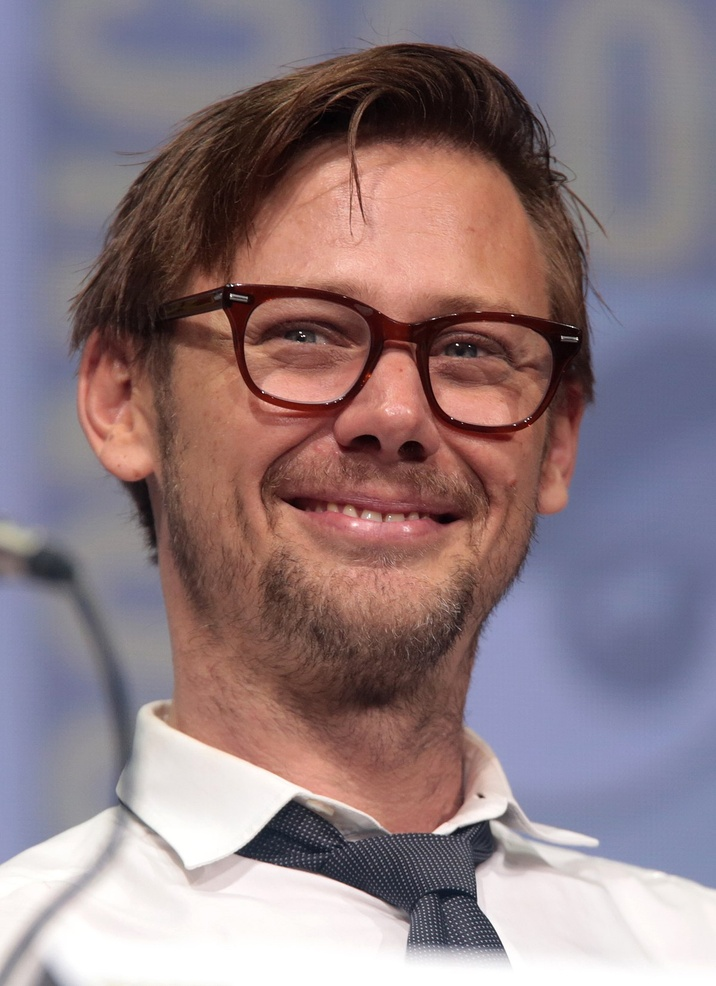
#> input picture data/person_image.jpg, 716 x 986 px, shrunk from 1200 x 1652 before the run
$ jupyter execute rotation.ipynb
#> lines starting #> are read from the running program, lines starting #| are printed output that depends on the picture
[cell 1]
import cv2
import numpy as np
from matplotlib import pyplot as plt

[cell 2]
def displayImage(image, title):
    plt.imshow(image)
    plt.title(title)
    plt.show()

[cell 3]
#load image from disk
image = cv2.imread("./data/person_image.jpg")
#> image is the input picture: shape (986, 716, 3); mean B, G, R 128.7, 123.8, 142.7
displayImage(image, "original")

[cell 4]
#get center of image
(height, width) = image.shape[:2]
#> height = 986; width = 716
(centerX, centerY) = (width / 2, height / 2)
#> centerX = 358; centerY = 493

# rotate our image by 30 degrees in counterclockwise direction, scale by 1.0
Modified = cv2.getRotationMatrix2D((centerX-50, centerY-60), 45, 1.0)
postRotation = cv2.warpAffine(image, Modified, (width, height))
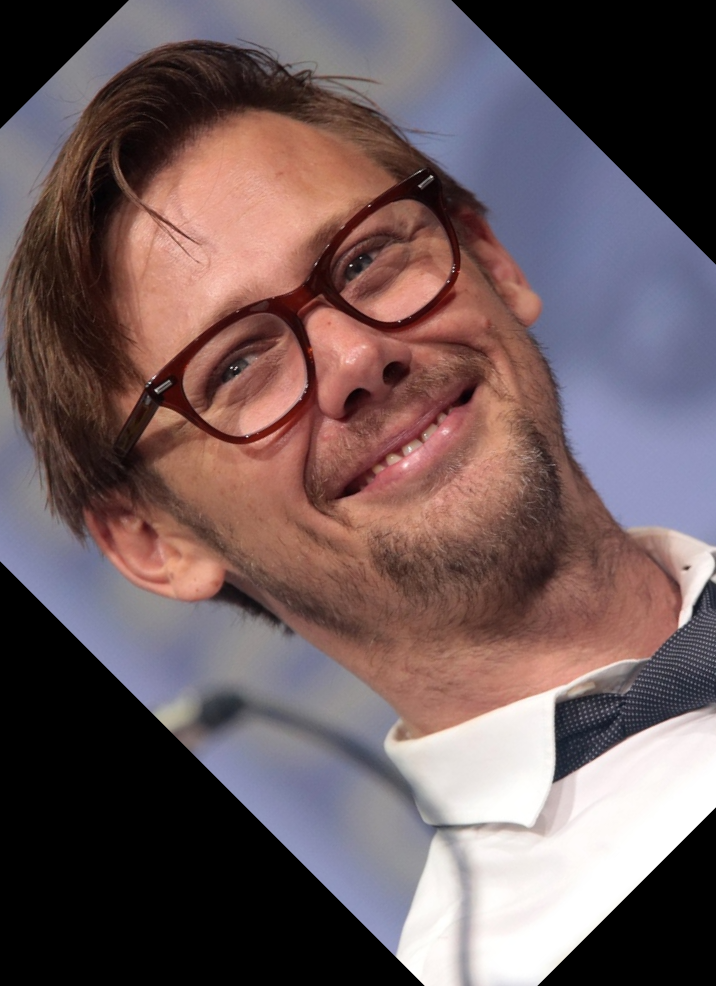
#> postRotation: shape (986, 716, 3); mean B, G, R 92.5, 91.1, 110.1
displayImage(postRotation, "Rotated by 30 Degrees")

[cell 5]
# rotate our image by 90 degrees in clockwise direction
Modified = cv2.getRotationMatrix2D((centerX, centerY), -90, 1.0)
postRotation = cv2.warpAffine(image, Modified, (width+250, height))
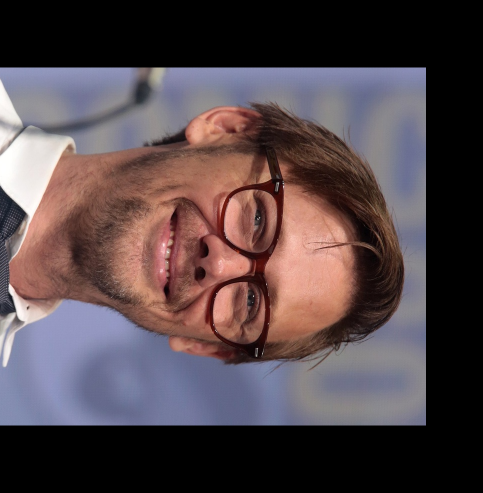
#> postRotation: shape (986, 966, 3) (shown at 1/2 size); mean B, G, R 73.8, 70.3, 84
displayImage(postRotation, "Rotated by -90 Degrees")

$ run again, with data/gg2.jpg copied over data/person_image.jpg
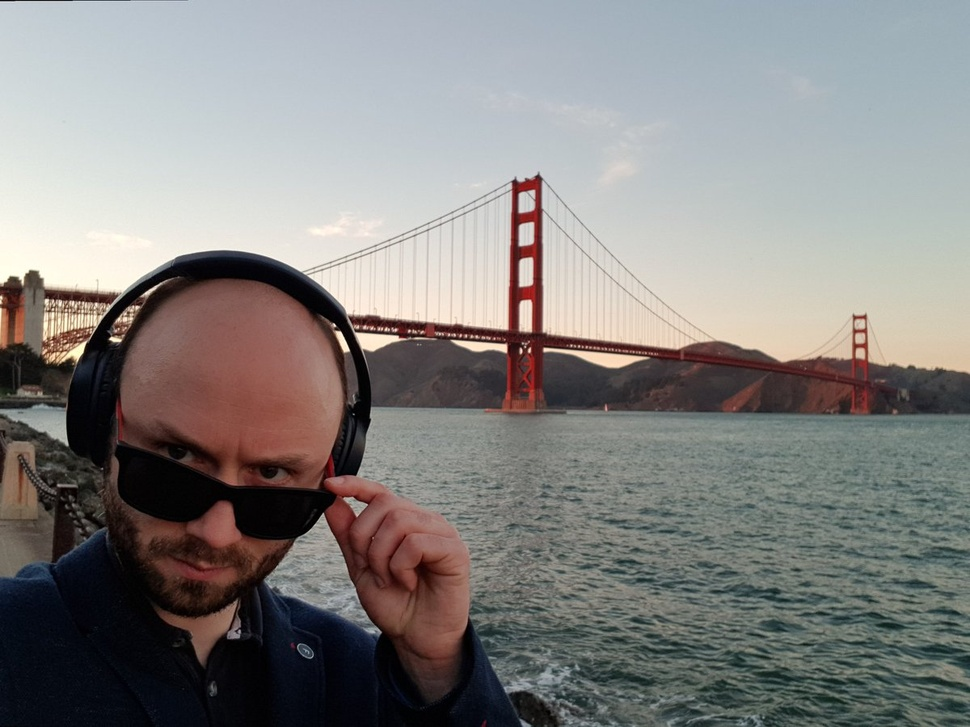
#> input picture data/gg2.jpg, 970 x 727 px, shrunk from 1200 x 900 before the run
#> image is the input picture: shape (727, 970, 3); mean B, G, R 129, 130.8, 132.8
#> `postRotation = cv2.warpAffine(image, Modified, (width, height))`:
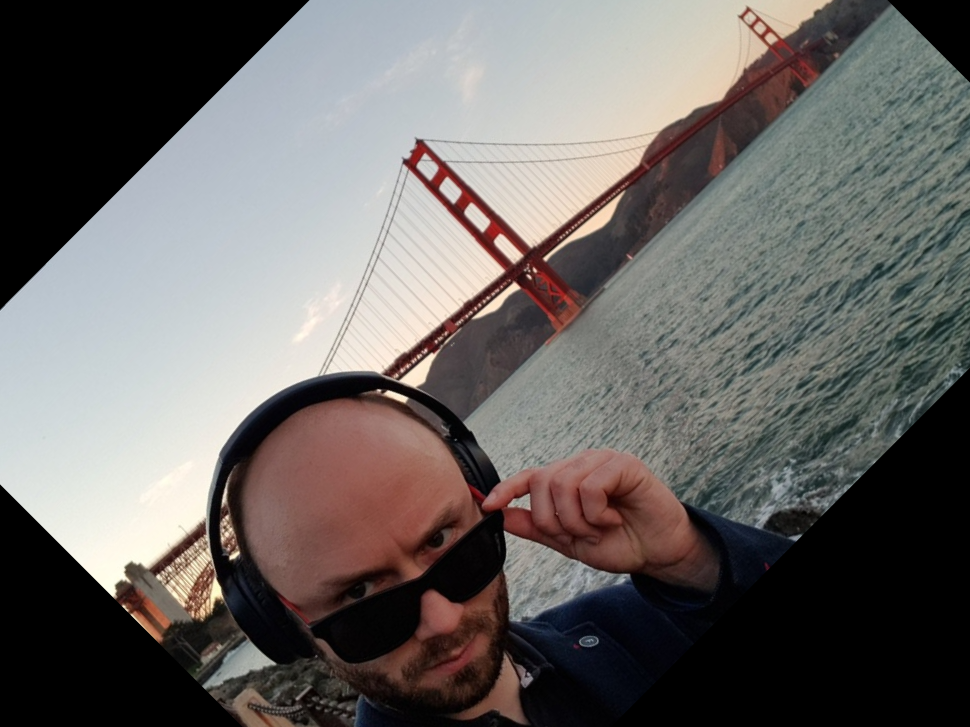
#> postRotation: shape (727, 970, 3); mean B, G, R 100.6, 102.9, 106.8
#> `postRotation = cv2.warpAffine(image, Modified, (width+250, height))`:
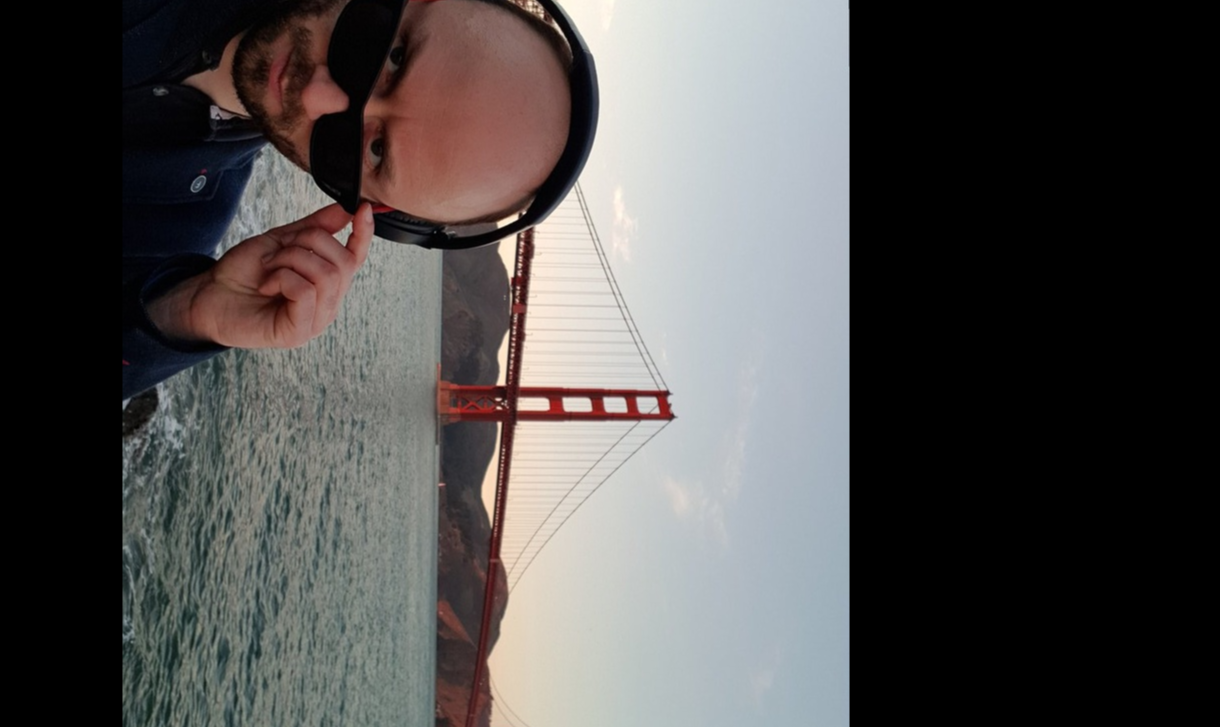
#> postRotation: shape (727, 1220, 3); mean B, G, R 77.2, 78.1, 80.4

$ run again, with data/nature_image.jpg copied over data/person_image.jpg
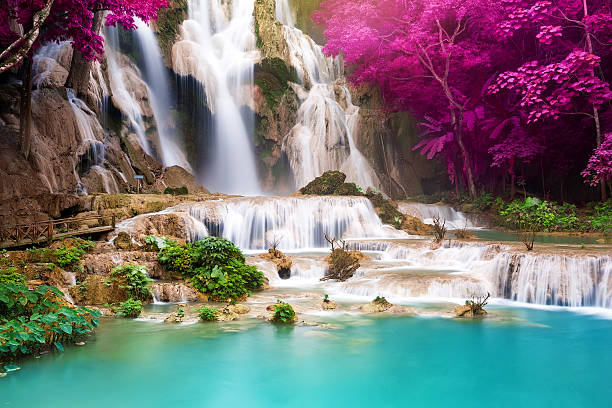
#> input picture data/nature_image.jpg, 612 x 408 px
#> image is the input picture: shape (408, 612, 3); mean B, G, R 119.6, 118.8, 120.3
#> `postRotation = cv2.warpAffine(image, Modified, (width, height))`:
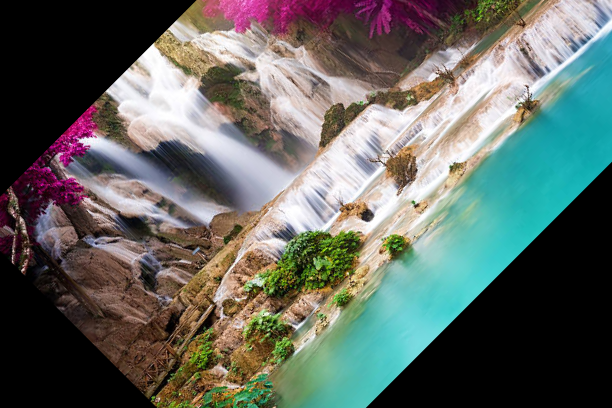
#> postRotation: shape (408, 612, 3); mean B, G, R 97.5, 103.6, 97.5
#> `postRotation = cv2.warpAffine(image, Modified, (width+250, height))`:
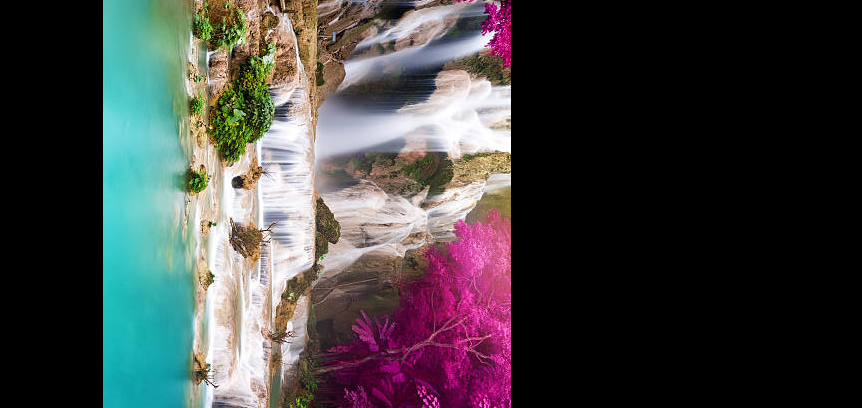
#> postRotation: shape (408, 862, 3); mean B, G, R 64.9, 64.9, 65.2

$ run again, with data/obama.jpg copied over data/person_image.jpg
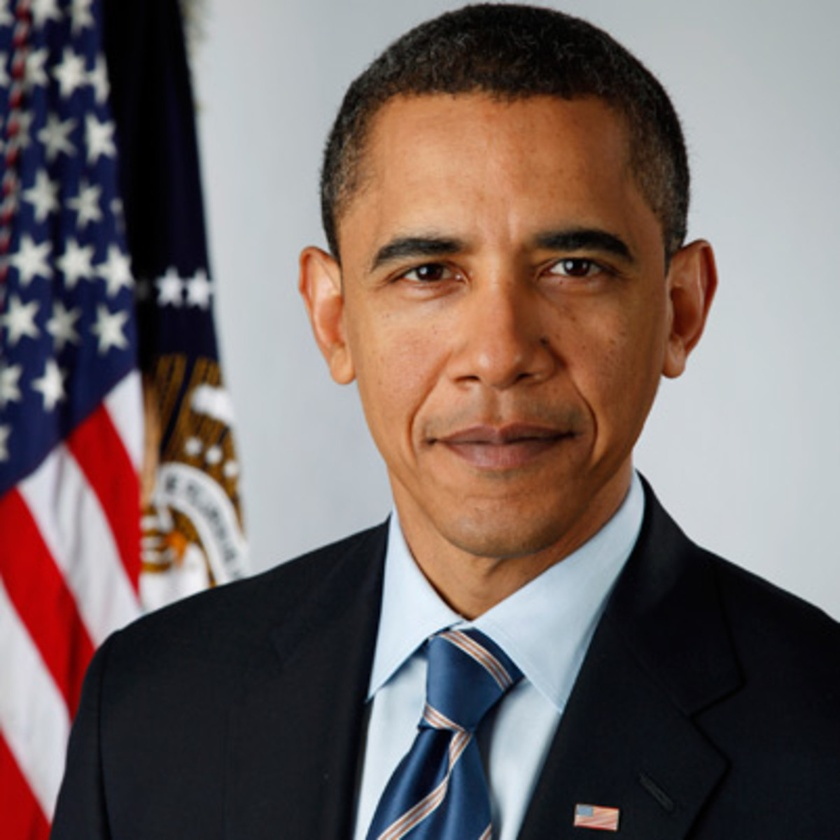
#> input picture data/obama.jpg, 840 x 840 px, shrunk from 1200 x 1200 before the run
#> image is the input picture: shape (840, 840, 3); mean B, G, R 99.8, 102.3, 116.3
#> `postRotation = cv2.warpAffine(image, Modified, (width, height))`:
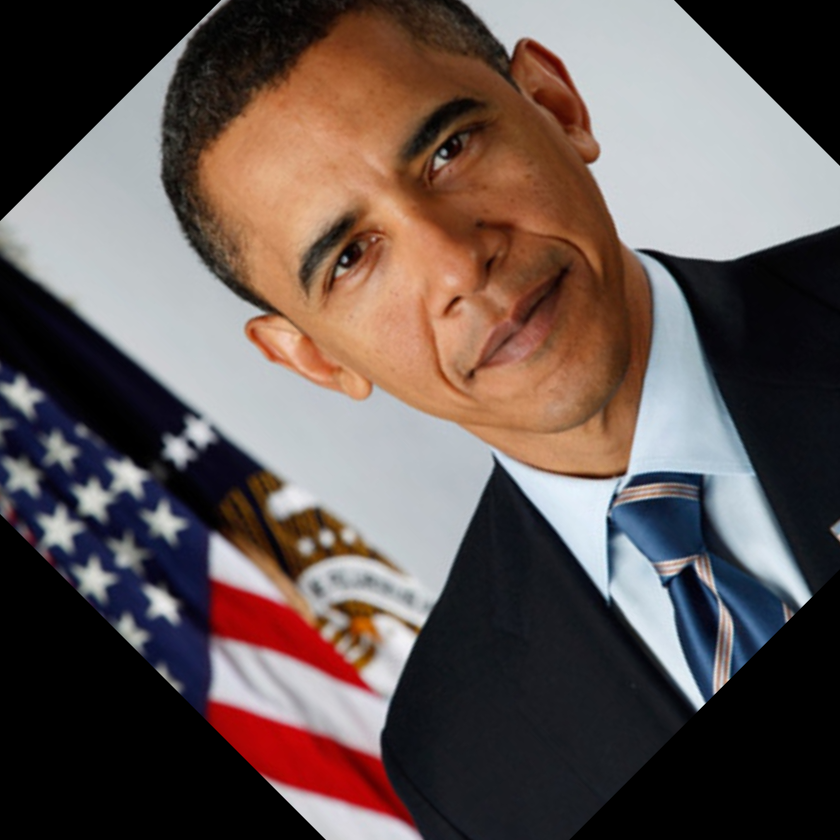
#> postRotation: shape (840, 840, 3); mean B, G, R 82.3, 85.6, 99.2
#> `postRotation = cv2.warpAffine(image, Modified, (width+250, height))`:
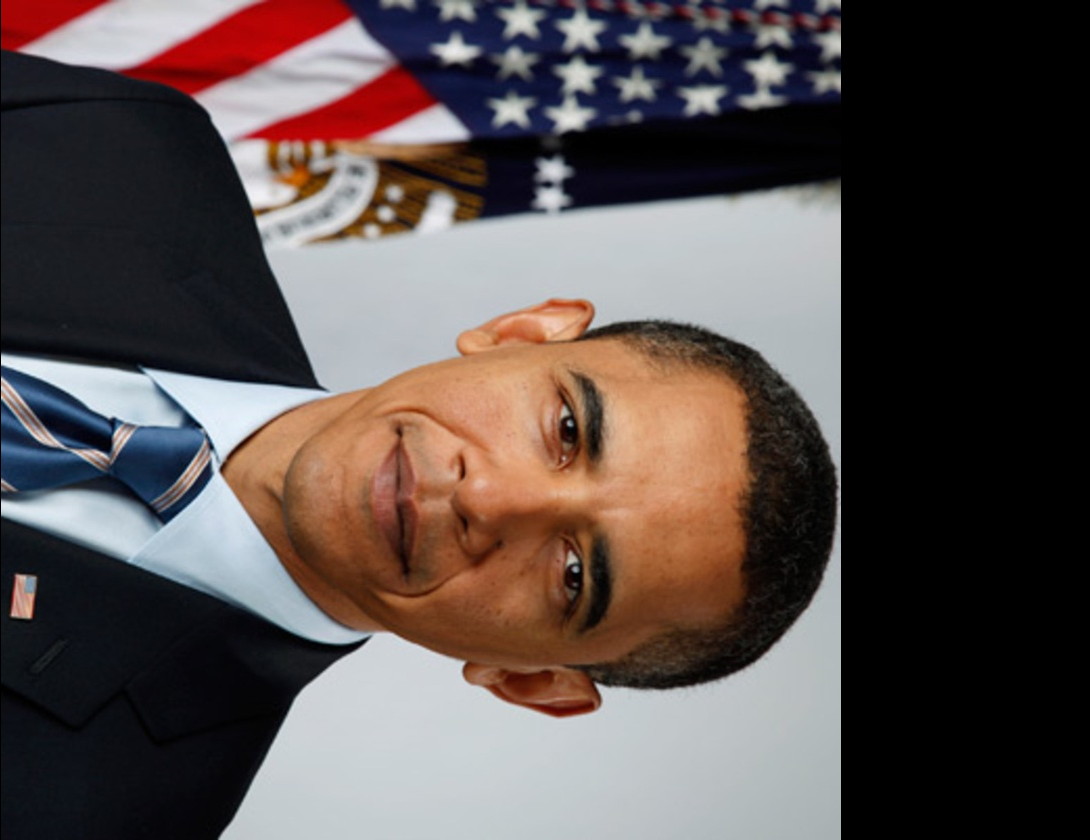
#> postRotation: shape (840, 1090, 3); mean B, G, R 76.9, 78.8, 89.6
